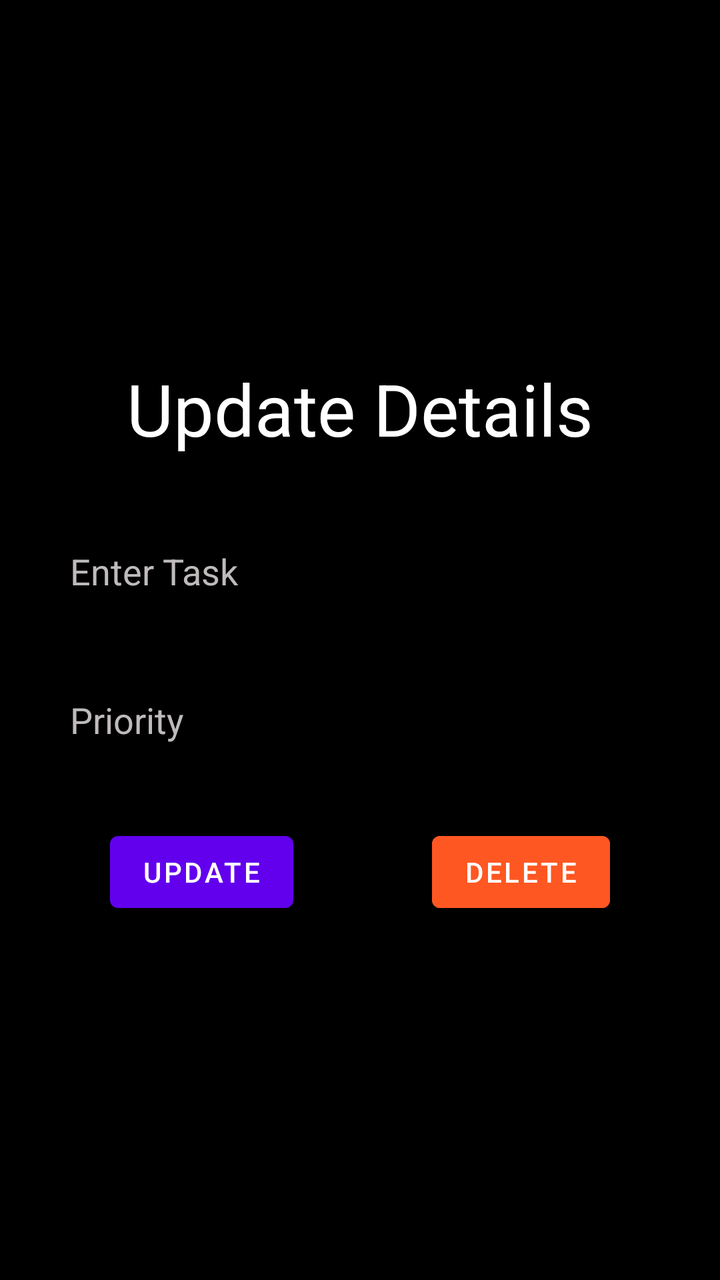
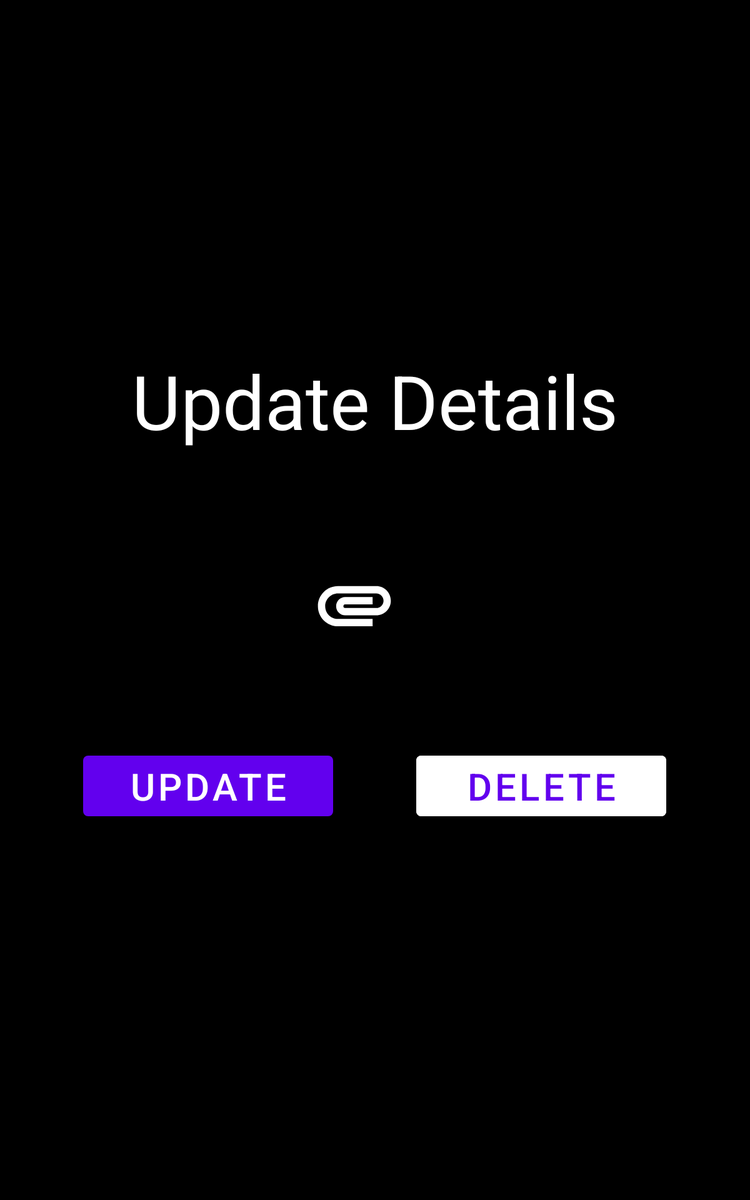

First picture: res/layout/ on a phone held upright. Second picture: the repository's own variant of that layout, on a device whose configuration matches the variant's folder. Source for both follows.
<!-- AndroidManifest.xml: application theme Theme.ToDoNoActionBar -->
<!-- res/layout/activity_update_task.xml -->
<?xml version="1.0" encoding="utf-8"?>
<LinearLayout xmlns:android="http://schemas.android.com/apk/res/android"
    xmlns:tools="http://schemas.android.com/tools"
    android:background="@color/black"
    android:layout_width="match_parent"
    android:layout_height="match_parent"
    android:orientation="vertical"
    android:gravity="center"
    android:padding="20dp"
    tools:context=".activities.UpdateTaskActivity">

    <TextView
        android:layout_width="match_parent"
        android:layout_height="wrap_content"
        android:text="Update Details"
        android:textColor="@color/white"
        android:textSize="36sp"
        android:gravity="center"
        android:fontFamily="sans-serif"/>

    <EditText
        android:id="@+id/update_title"
        android:layout_width="match_parent"
        android:layout_height="wrap_content"
        android:hint="Enter Task"
        android:layout_marginTop="30dp"
        android:padding="15dp"
        android:background="@drawable/black_edit_text"
        android:textColorHint="#BFBBBB"
        android:textColor="@color/white"
        />

    <EditText
        android:id="@+id/update_priority"
        android:layout_width="match_parent"
        android:layout_height="wrap_content"
        android:layout_marginTop="20dp"
        android:hint="Priority"
        android:padding="15dp"
        android:background="@drawable/black_edit_text"
        android:textColorHint="#BFBBBB"
        android:textColor="@color/white"
        />

    <LinearLayout
        android:layout_width="250dp"
        android:layout_height="wrap_content"
        android:orientation="horizontal"
        android:layout_marginTop="25dp">
        <Button
            android:id="@+id/update_button"
            android:layout_width="wrap_content"
            android:layout_height="wrap_content"
            android:text="Update"/>

        <View
        android:layout_width="0dp"
        android:layout_height="0dp"
        android:layout_weight="1"/>

        <Button
            android:id="@+id/delete_button"
            android:layout_width="wrap_content"
            android:layout_height="wrap_content"
            android:backgroundTint="#FF5722"
            android:text="Delete"/>
    </LinearLayout>

</LinearLayout>
<!-- resources referenced by this layout -->
<resources>
  <color name="black">#FF000000</color>
  <color name="white">#FFFFFFFF</color>
  <style name="Theme.ToDoNoActionBar" parent="Theme.MaterialComponents.Light.NoActionBar">
          
          <item name="colorPrimary">@color/purple_500</item>
          <item name="colorPrimaryVariant">@color/purple_700</item>
          <item name="colorOnPrimary">@color/white</item>
          
          <item name="colorSecondary">@color/teal_200</item>
          <item name="colorSecondaryVariant">@color/teal_700</item>
          <item name="colorOnSecondary">@color/black</item>
          
          <item name="android:statusBarColor" tools:targetApi="l">@color/black</item>
      </style>
  <color name="purple_500">#FF6200EE</color>
  <color name="purple_700">#FF3700B3</color>
  <color name="teal_200">#FF03DAC5</color>
  <color name="teal_700">#FF018786</color>
</resources>
<!-- res/layout-sw600dp/activity_update_task.xml (the repository's variant of the layout above) -->
<!-- drawn on a 7-inch tablet held upright -->
<?xml version="1.0" encoding="utf-8"?>
<LinearLayout xmlns:android="http://schemas.android.com/apk/res/android"
    xmlns:tools="http://schemas.android.com/tools"
    android:background="@color/black"
    android:layout_width="match_parent"
    android:layout_height="match_parent"
    android:orientation="vertical"
    android:gravity="center"
    tools:context=".activities.UpdateTaskActivity">

    <TextView
        android:layout_width="match_parent"
        android:layout_height="wrap_content"
        android:layout_marginBottom="20dp"
        android:text="Update Details"
        android:textColor="@color/white"
        android:textSize="60sp"
        android:gravity="center"
        android:fontFamily="sans-serif"/>

    <com.google.android.material.textfield.TextInputLayout
        style="@style/TextInput"
        android:id="@+id/updateTitleInputLayout"
        android:layout_marginStart="100dp"
        android:layout_marginEnd="100dp"
        android:layout_marginBottom="20dp"
        android:hint="Title">

        <com.google.android.material.textfield.TextInputEditText
            android:id="@+id/updateTitleInputText"
            android:layout_width="match_parent"
            android:layout_height="wrap_content"
            android:inputType="text"
            android:textSize="35sp"
            android:textColor="@color/white" />
    </com.google.android.material.textfield.TextInputLayout>

    <com.google.android.material.textfield.TextInputLayout
        style="@style/TextInput"
        android:id="@+id/updateDescriptionInputLayout"
        android:layout_marginStart="100dp"
        android:layout_marginEnd="100dp"
        android:layout_marginBottom="20dp"
        android:hint="Description">

        <com.google.android.material.textfield.TextInputEditText
            android:id="@+id/updateDescriptionInputText"
            android:layout_width="match_parent"
            android:layout_height="wrap_content"
            android:textSize="35sp"
            android:textColor="@color/white" />
    </com.google.android.material.textfield.TextInputLayout>

    <com.google.android.material.textfield.TextInputLayout
        style="@style/TextDropdown"
        android:id="@+id/updateCategoryInputLayout"
        android:layout_marginStart="100dp"
        android:layout_marginEnd="100dp"
        android:layout_marginBottom="20dp"
        android:hint="Category">

        <com.google.android.material.textfield.MaterialAutoCompleteTextView
            android:id="@+id/updateCategoryInputText"
            android:layout_width="match_parent"
            android:layout_height="wrap_content"
            android:inputType="none"
            android:textColor="@color/white"
            android:textSize="35sp"
            android:text="Home"/>
    </com.google.android.material.textfield.TextInputLayout>

    <LinearLayout
        android:layout_width="match_parent"
        android:layout_height="wrap_content"
        android:orientation="horizontal"
        android:layout_marginBottom="20dp">

        <Space
            android:layout_width="0dp"
            android:layout_height="1dp"
            android:layout_weight="1" >
        </Space>

        <com.google.android.material.textfield.TextInputLayout
            style="@style/TextInput"
            android:id="@+id/updateNotifyLayout"
            android:layout_width="wrap_content"
            android:layout_marginStart="0dp"
            android:layout_marginEnd="0dp"
            android:hint="Notification">

            <com.google.android.material.textfield.TextInputEditText
                android:id="@+id/updateNotifyLayoutInput"
                android:cursorVisible="false"
                android:layout_width="wrap_content"
                android:layout_height="wrap_content"
                android:minWidth="127dp"
                android:focusable="false"
                android:gravity="center"
                android:padding="15dp"
                android:textColor="@color/white"
                android:textSize="35dp"
                android:text="Notify"/>
        </com.google.android.material.textfield.TextInputLayout>

        <Space
            android:layout_width="0dp"
            android:layout_height="1dp"
            android:layout_weight="1" >
        </Space>

        <ImageView
            android:id="@+id/updateAttachmentsLayout"
            android:layout_width="70dp"
            android:layout_height="70dp"
            android:layout_marginTop="8dp"
            android:background="@null"
            android:src="@drawable/ic_baseline_attachment_100" />

        <Space
            android:layout_width="0dp"
            android:layout_height="1dp"
            android:layout_weight="1" >
        </Space>

        <com.google.android.material.textfield.TextInputLayout
            style="@style/TextInput"
            android:id="@+id/updateStatusLayout"
            android:layout_width="wrap_content"
            android:layout_marginStart="0dp"
            android:layout_marginEnd="0dp"
            android:hint="Status">

            <com.google.android.material.textfield.TextInputEditText
                android:id="@+id/updateStatusLayoutInput"
                android:cursorVisible="false"
                android:layout_width="wrap_content"
                android:layout_height="wrap_content"
                android:minWidth="127dp"
                android:focusable="false"
                android:gravity="center"
                android:padding="15dp"
                android:textColor="@color/white"
                android:textSize="35dp"
                android:text="Pending"/>
        </com.google.android.material.textfield.TextInputLayout>

        <Space
            android:layout_width="0dp"
            android:layout_height="1dp"
            android:layout_weight="1" >
        </Space>

    </LinearLayout>

    <com.google.android.material.textfield.TextInputLayout
        style="@style/TextInput"
        android:id="@+id/updateTaskTimeLayout"
        android:layout_marginStart="100dp"
        android:layout_marginEnd="100dp"
        android:layout_marginBottom="20dp"
        android:hint="Due Time">

        <com.google.android.material.textfield.TextInputEditText
            android:id="@+id/updateTaskTimeInput"
            android:cursorVisible="false"
            android:layout_width="match_parent"
            android:layout_height="wrap_content"
            android:focusable="false"
            android:gravity="center"
            android:padding="15dp"
            android:textColor="@color/white"
            android:textSize="35sp"
            android:text="2022-05-15 15:30"/>
    </com.google.android.material.textfield.TextInputLayout>

    <com.google.android.material.textfield.TextInputLayout
        style="@style/TextInput"
        android:id="@+id/createdAtTaskTimeLayout"
        android:layout_marginStart="100dp"
        android:layout_marginEnd="100dp"
        android:layout_marginBottom="40dp"
        android:hint="Created">

        <com.google.android.material.textfield.TextInputEditText
            android:id="@+id/createdAtTaskTimeInput"
            android:cursorVisible="false"
            android:layout_width="match_parent"
            android:layout_height="wrap_content"
            android:focusable="false"
            android:gravity="center"
            android:padding="15dp"
            android:textColor="@color/white"
            android:textSize="35sp"
            android:text="2022-05-15 15:30"/>
    </com.google.android.material.textfield.TextInputLayout>

    <LinearLayout
        android:layout_width="match_parent"
        android:layout_height="wrap_content"
        android:orientation="horizontal"
        android:layout_marginBottom="20dp">

        <Space
            android:layout_width="0dp"
            android:layout_height="1dp"
            android:layout_weight="1" >
        </Space>

        <Button
            android:id="@+id/updateButton"
            android:layout_width="200dp"
            android:layout_height="wrap_content"
            android:textSize="30sp"
            android:text="Update"/>

        <Space
            android:layout_width="0dp"
            android:layout_height="1dp"
            android:layout_weight="1" >
        </Space>

        <Button
            android:id="@+id/deleteButton"
            android:layout_width="200dp"
            android:layout_height="wrap_content"
            android:backgroundTint="@color/white"
            android:textColor="@color/purple_500"
            android:textSize="30sp"
            android:text="Delete"/>

        <Space
            android:layout_width="0dp"
            android:layout_height="1dp"
            android:layout_weight="1" >
        </Space>

    </LinearLayout>

</LinearLayout>
<!-- resources referenced by the variant -->
<!-- as a 7-inch tablet held upright resolves them -->
<resources>
  <color name="black">#FF000000</color>
  <color name="purple_500">#FF6200EE</color>
  <color name="white">#FFFFFFFF</color>
  <!-- drawable ic_baseline_attachment_100 (drawable) -->
  <vector android:height="100dp" android:tint="#FFFFFF"
      android:viewportHeight="24" android:viewportWidth="24"
      android:width="100dp" xmlns:android="http://schemas.android.com/apk/res/android">
      <path android:fillColor="@android:color/white" android:pathData="M2,12.5C2,9.46 4.46,7 7.5,7H18c2.21,0 4,1.79 4,4s-1.79,4 -4,4H9.5C8.12,15 7,13.88 7,12.5S8.12,10 9.5,10H17v2H9.41c-0.55,0 -0.55,1 0,1H18c1.1,0 2,-0.9 2,-2s-0.9,-2 -2,-2H7.5C5.57,9 4,10.57 4,12.5S5.57,16 7.5,16H17v2H7.5C4.46,18 2,15.54 2,12.5z"/>
  </vector>
  <style name="Theme.ToDoNoActionBar" parent="Theme.MaterialComponents.Light.NoActionBar">
          
          <item name="colorPrimary">@color/purple_500</item>
          <item name="colorPrimaryVariant">@color/purple_700</item>
          <item name="colorOnPrimary">@color/white</item>
          
          <item name="colorSecondary">@color/teal_200</item>
          <item name="colorSecondaryVariant">@color/teal_700</item>
          <item name="colorOnSecondary">@color/black</item>
          
          <item name="android:statusBarColor" tools:targetApi="l">@color/black</item>
      </style>
  <color name="purple_700">#FF3700B3</color>
  <color name="teal_200">#FF03DAC5</color>
  <color name="teal_700">#FF018786</color>
</resources>
